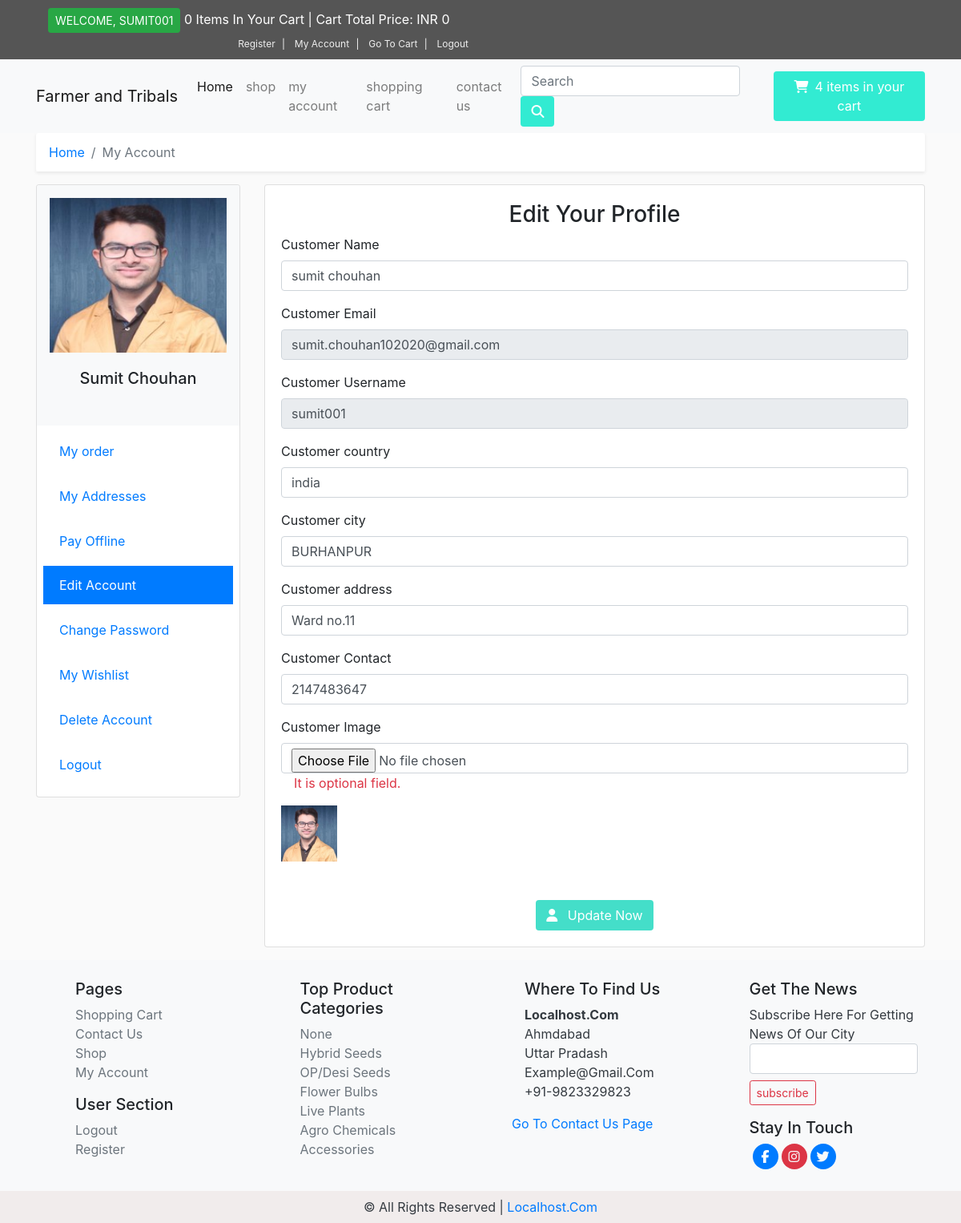
Screenshot of /customer/myaccount.php?edac (signed in) with the database file from the repository.
### tables this page shows
CREATE TABLE `customers` (
  `cus_id` int(11) NOT NULL,
  `cus_name` varchar(255) NOT NULL,
  `cus_email` varchar(255) NOT NULL,
  `cus_password` text NOT NULL,
  `cus_username` varchar(255) NOT NULL,
  `cus_country` varchar(255) NOT NULL,
  `cus_city` varchar(255) NOT NULL,
  `cus_address` text NOT NULL,
  `cus_contact` int(10) NOT NULL,
  `cus_ip` text DEFAULT NULL,
  `cus_image` varchar(255) NOT NULL,
  `status` int(11) NOT NULL DEFAULT 1,
  `email_status` int(11) NOT NULL DEFAULT 0,
  `time&date` timestamp NOT NULL DEFAULT current_timestamp()
);

CREATE TABLE `product_categories` (
  `product_cat_id` int(11) NOT NULL,
  `product_cat_name` varchar(255) NOT NULL,
  `product_cat_desc` text NOT NULL
);

### customer/edac.php (the view, shortened to what this page needs)
<?php
$conn=mysqli_connect("localhost" ,"root","","ecommerce_web") or die('failed');
    $user=$_SESSION['username'];
    $checkuser="select * from customers where cus_username='$user'";
    $runuser=mysqli_query($conn,$checkuser);
    $row=mysqli_fetch_assoc($runuser);
    $cus_name=$row['cus_name'];
    $cus_email=$row['cus_email'];
    $cus_username=$row['cus_username'];
    $cus_country=$row['cus_country'];
    $cus_city=$row['cus_city'];
    $cus_address=$row['cus_address'];
    $cus_contact=$row['cus_contact'];
    $cus_image=$row['cus_image'];
?>
                    <h3 class="text-center">Edit Your Profile</h3>
                    <form action="edac.php" method="post" enctype="multipart/form-data">
                        <div class="form-group">
                            <label for="c_name">Customer Name</label>
                            <input type="text" required name="c_name" value="<?php echo $cus_name; ?>" class="form-control" id="c_name">
                        </div>
                        <div class="form-group">
                            <label for="c_email">Customer Email</label>
                            <input type="email" required validate name="c_email" value="<?php echo $cus_email; ?>" class="form-control" id="c_email" readonly>
                        </div>
                        <div class="form-group">
                            <label for="c_username">Customer Username</label>
                            <input type="text" required name="c_username" value="<?php echo $cus_username; ?>" class="form-control" id="c_username" readonly>
                        </div>
                        <div class="form-group">
                            <label for="c_country">Customer country</label>
                            <input type="text" required name="c_country" value="<?php echo $cus_country; ?>" class="form-control" id="c_country">
                        </div>
                        <div class="form-group">
                            <label for="c_city">Customer city</label>
                            <input type="text" required name="c_city" value="<?php echo $cus_city; ?>" class="form-control" id="c_city">
                        </div>
                        <div class="form-group">
                            <label for="c_address">Customer address</label>
                            <input type="text" required name="c_address" value="<?php echo $cus_address; ?>" class="form-control" id="c_address">
                        </div>
                        <div class="form-group">
                            <label for="c_contact">Customer Contact</label>
                            <input type="text" required name="c_contact" value="<?php echo $cus_contact; ?>" class="form-control" id="c_contact">
                        </div>
                        <div class="form-group">
                            <label for="c_image">Customer Image</label>
                            <input type="file" name="c_img" value="<?php echo $c_image; ?>" class="form-control" id="c_image">
                            <div class="text-danger ml-3">It is optional field.</div>
                        </div>
                        <img src="customer_images/profile/<?php echo $cus_image; ?>" class="responsive-img" alt="" style="height:70px;width:70px;">
                        <div class="text-center w-100 mt-5">
                            <button class="btn btn-coupon" name="update" role="submit"><i class="fa fa-user mr-2"></i>
                                Update Now</button>
                        </div>
                    </form>

### customer/myaccount.php (shortened to what this page needs)
<?php
include "includes/header.php";
include "includes/navbar.php";
if(isset($_SESSION['username'])){
?>
<div class="container-fluid">
    <div class="container pb-3">
        <nav class="breadbcrumb shadow-sm">
            <ol class="breadcrumb">
                <li class="breadcrumb-item"><a href="index.php">Home</a></li>
                <li class="breadcrumb-item active" area-current="page">My Account</li>
            </ol>
        </nav>
        <div class="row">
            <div class="col-md-3">
                <div class="card">
                    <div class="profile bg-light card-img-top" style="height:300px;">
                    <?php
                    $user=$_SESSION['username'];
                    $getuser="select * from customers where cus_username='$user'";
                    $runuser=mysqli_query($conn,$getuser);
                    $row=mysqli_fetch_assoc($runuser);
                    $img=$row['cus_image'];
                    $name=$row['cus_name'];
                    ?>
                    <img src="customer_images/profile/<?php echo $img; ?>" class="w-100 h-75 p-3" alt="" class="responsive-img"><br>
                    <p class="text-center h5 p-1" style="text-transform:capitalize"><?php echo ucwords($name); ?></p>
                    </div>
                    <div class="card-body m-0 p-2">
                        <div class="list-group">
                            <a href="myaccount.php?myorder" class="list-group-item hover <?php if(isset($_GET['myorder'])){echo "active"; }?> mb-2" style="text-decoration:none; border:none">My order</a>
                            <a href="myaccount.php?myadd" class="list-group-item hover <?php if(isset($_GET['myadd'])){echo "active"; }?>  mb-2" style="text-decoration:none; border:none">My Addresses</a>
                            <a href="myaccount.php?pyoff" class="list-group-item hover <?php if(isset($_GET['pyoff'])){echo "active"; }?>  mb-2" style="text-decoration:none; border:none">Pay Offline</a>
                            <a href="myaccount.php?edac" class="list-group-item hover <?php if(isset($_GET['edac'])){echo "active"; }?>  mb-2" style="text-decoration:none; border:none">Edit Account</a>
                            <a href="myaccount.php?chps" class="list-group-item hover <?php if(isset($_GET['chps'])){echo "active"; }?>  mb-2" style="text-decoration:none; border:none">Change Password</a>
                            <a href="myaccount.php?mywh" class="list-group-item hover <?php if(isset($_GET['mywh'])){echo "active"; }?>  mb-2" style="text-decoration:none; border:none">My Wishlist</a>
                            <a href="myaccount.php?dlac" class="list-group-item hover <?php if(isset($_GET['dlac'])){echo "active"; }?>  mb-2" style="text-decoration:none; border:none">Delete Account</a>
                            <a href="myaccount.php?lg" class="list-group-item hover <?php if(isset($_GET['lg'])){echo "active"; }?>  mb-2" style="text-decoration:none; border:none">Logout</a>
                        </div>
                    </div>
                </div>
            </div>
            <div class="col-md-9">
                <div class="card">
                    <div class="card-body">
                        <?php
                        if(isset($_GET['edac']))
                        {
                            include "edac.php";
                        }
                        ?>
                    </div>
                </div>
            </div>
        </div>
    </div>
</div>
<?php
include "includes/footer.php";
}else{
    header("Location: ../login.php");
}
?>

### customer/includes/footer.php (shortened to what this page needs)
<footer class="bg-light">
    <div class="container p-4 pb-2">
        <div class="row">
            <div class="col col-md-3">
                <ul style="list-style:none;text-transform:Capitalize;">
                    <h5>pages</h5>
                    <li><a href="../cart.php" class="text-dark text-muted" style="text-transform:Capitalize;">shopping cart</a>
                    </li>
                    <li><a href="../contact.php" class="text-dark text-muted" style="text-transform:Capitalize;">contact us</a></li>
                    <li><a href="../shop.php" class="text-dark text-muted" style="text-transform:Capitalize;">shop</a></li>
                    <li><a href="myaccount.php" class="text-dark text-muted" style="text-transform:Capitalize;">my account</a></li>
                </ul>
                <ul style="list-style:none;text-transform:Capitalize;">
                    <h5>user section</h5>
                    <?php
                if(isset($_SESSION['username'])){
                    echo '<a href="../logout.php" class="text-dark text-muted">Logout</a>';
                }else{
                    echo '<a href="../login.php" class="text-dark text-muted">Login</a>';
                }
                ?>
                    <li><a href="../register.php" class="text-muted text-dark">register</a></li>
                </ul>
            </div>
            <div class="col col-md-3">
                <ul style="list-style:none;text-transform:Capitalize;">
                    <h5>top product categories</h5>
                    <?php
                    $get_p_cat="select * from product_categories";
                    $res=mysqli_query($conn,$get_p_cat);
                    if(mysqli_num_rows($res))
                    {
                        while($row=mysqli_fetch_assoc($res))
                        {
                            $p_cat_id=$row['product_cat_id'];
                            $p_cat_name=$row['product_cat_name'];
                            echo '<li><a href="../shop.php?p_cat='.$p_cat_id.'" class="text-dark text-muted" style="text-transform:Capitalize;">'.$p_cat_name.'</a></li>';
                        }
                    }
                    ?>
                </ul>
            </div>
            <div class="col col-md-3">
                <ul style="list-style:none;text-transform:Capitalize;">
                    <h5>where to find us</h5>
                    <li class="text-dark" style="text-transform:Capitalize;"><a href="<?php echo WEBSITE_PATH; ?>" class="text-dark"><strong>localhost.com</strong></a></li>
                    <li class="text-dark" style="text-transform:Capitalize;">ahmdabad</li>
                    <li class="text-dark" style="text-transform:Capitalize;">uttar pradash</li>
                    <li class="text-dark" style="text-transform:Capitalize;">example@gmail.com</li>
                    <li class="text-dark" style="text-transform:Capitalize;">+91-9823329823</li>
                </ul>
                <a href="contact.php" style="text-transform:Capitalize;" class="ml-4">go to contact us page</a>
            </div>
            <div class="col col-md-3">
                <ul style="list-style:none;text-transform:Capitalize;">
                    <h5>get the news</h5>
                    <li class="text-dark" style="text-transform:Capitalize;">subscribe here for getting news of our city
                    </li>
                    <li class="text-dark" style="text-transform:Capitalize;">
                        <form class="input-form my-2 my-lg-0">
                            <input class="form-control mr-sm-2 mb-2" required type="subscribe" aria-label="subscribe">
                            <button class="btn my-2 my-sm-0 mr-2 btn-sm btn-outline-danger"
                                type="submit">subscribe</button>
                        </form>
                    </li>
                </ul>
                <ul style="list-style:none;text-transform:Capitalize;">
                    <h5>stay in touch</h5>
                    <li><a href="<?php echo FACEBOOK; ?>" class="text-dark text-muted float-left" style="text-transform:Capitalize;"><i class="fa fa-facebook bg-primary text-center rounded-circle text-white p-2 ml-1" style="width:32px;height:32px;"></i></a></li>
                    <li><a href="<?php echo INSTAGRAM; ?>" class="text-dark text-muted float-left" style="text-transform:Capitalize;"><i class="fa fa-instagram bg-danger text-center rounded-circle text-light p-2 ml-1" style="width:32px;height:32px;"></i></a></li>
                    <li><a href="<?php echo TWITTER; ?>" class="text-dark text-muted float-left" style="text-transform:Capitalize;"><i class="fa fa-twitter bg-primary text-center rounded-circle text-light p-2 ml-1" style="width:32px;height:32px;"></i></a></li>
                </ul>
            </div>
        </div>
    </div>
    <div class="footer-copyright text-center" style="background-color:rgb(241, 236, 236);">
        <div class="container p-2">
            <span class="text-dark" style="text-transform:Capitalize;">&copy; all rights reserved | <a href="<?php echo WEBSITE_PATH; ?>">localhost.com</a></span>
        </div>
    </div>
</footer>
</body>
</html>

### customer/css/style.css (style rules this page uses)
.container-fluid { background-color:rgb(250, 250, 250); }
.breadcrumb { background-color: #ffffff !important; }
.container-fluid .card .card-body img { width:50px; height:50px; }
.container-fluid .container .card .card-body .btn-coupon { background-color:rgba(52, 219, 197, 0.918); color:#ffffff }

### rows the page displays
customers: cus_image (picture), cus_name "Sumit Chouhan", c_name "sumit chouhan", c_email "sumit.chouhan102020@gmail.com", c_username "sumit001", c_country "india", c_city "BURHANPUR", c_address "Ward no.11", c_contact "2147483647"
product_categories: product_cat_name "None"
product_categories: product_cat_name "Hybrid Seeds"
product_categories: product_cat_name "OP/Desi Seeds"
product_categories: product_cat_name "Flower Bulbs"
product_categories: product_cat_name "Live Plants"
product_categories: product_cat_name "Agro Chemicals"
product_categories: product_cat_name "Accessories"

### other values shown
$_SESSION['username'] "SUMIT001"
$count "0"
$total "0"
WEBSITE_NAME "Farmer and Tribals"
